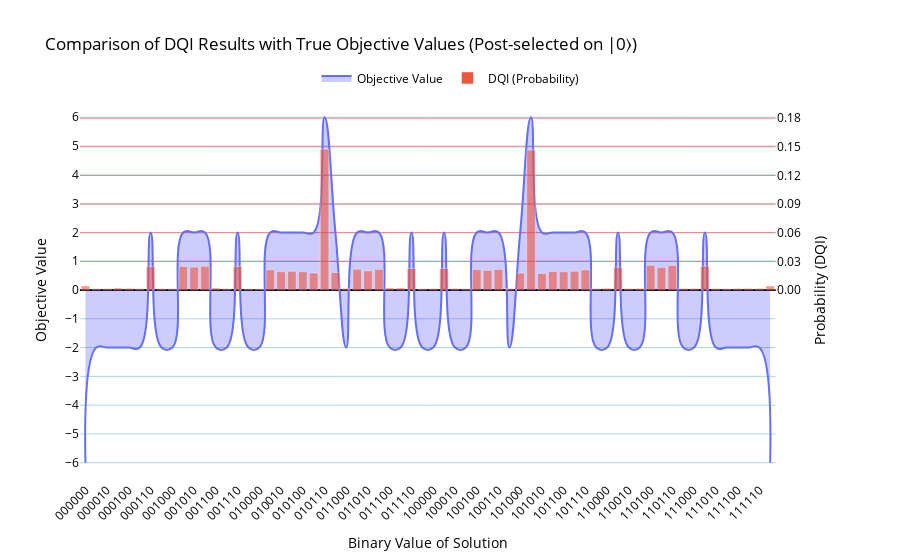

This figure's notebook cell:
### Code cell
counts_filtered = post_selection_counts(counts)
plot_results_union_plotly(
    brute_force_results,
    counts_filtered,
    plot_name="Comparison of DQI Results with True Objective Values (Post-selected on |0⟩)",
    spline_smoothing=1.3
)

### Figure 1 — Plotly figure (JSON) as saved in the notebook; plotly's stock layout.template omitted (floating-point values rounded to 4 significant figures)
{"data": [{"fill": "tozeroy", "fillcolor": "rgba(0,0,255,0.2)", "line": {"shape": "spline", "smoothing": 1.3}, "mode": "lines", "name": "Objective Value", "type": "scatter", "x": ["000000", "000001", "000010", "000011", "000100", "000101", "000110", "000111", "001000", "001001", "001010", "001011", "001100", "001101", "001110", "001111", "010000", "010001", "010010", "010011", "010100", "010101", "010110", "010111", "011000", "011001", "011010", "011011", "011100", "011101", "011110", "011111", "100000", "100001", "100010", "100011", "100100", "100101", "100110", "100111", "101000", "101001", "101010", "101011", "101100", "101101", "101110", "101111", "110000", "110001", "110010", "110011", "110100", "110101", "110110", "110111", "111000", "111001", "111010", "111011", "111100", "111101", "111110", "111111"], "xaxis": "x", "y": [-6, -2, -2, -2, -2, -2, 2, -2, -2, 2, 2, 2, -2, -2, 2, -2, -2, 2, 2, 2, 2, 2, 6, 2, -2, 2, 2, 2, -2, -2, 2, -2, -2, 2, -2, -2, 2, 2, 2, -2, 2, 6, 2, 2, 2, 2, 2, -2, -2, 2, -2, -2, 2, 2, 2, -2, -2, 2, -2, -2, -2, -2, -2, -6], "yaxis": "y"}, {"marker": {"opacity": 0.6}, "name": "DQI (Probability)", "type": "bar", "x": ["000000", "000001", "000010", "000011", "000100", "000101", "000110", "000111", "001000", "001001", "001010", "001011", "001100", "001101", "001110", "001111", "010000", "010001", "010010", "010011", "010100", "010101", "010110", "010111", "011000", "011001", "011010", "011011", "011100", "011101", "011110", "011111", "100000", "100001", "100010", "100011", "100100", "100101", "100110", "100111", "101000", "101001", "101010", "101011", "101100", "101101", "101110", "101111", "110000", "110001", "110010", "110011", "110100", "110101", "110110", "110111", "111000", "111001", "111010", "111011", "111100", "111101", "111110", "111111"], "xaxis": "x", "y": [0.00435, 0.001393, 0.001507, 0.002104, 0.001848, 0.001479, 0.02451, 0.001507, 0.001308, 0.02471, 0.024, 0.02485, 0.002076, 0.001564, 0.02465, 0.001223, 0.001194, 0.02118, 0.01914, 0.01962, 0.01916, 0.01777, 0.1474, 0.01825, 0.001678, 0.02172, 0.02007, 0.02164, 0.002161, 0.002189, 0.02252, 0.001336, 0.001564, 0.02261, 0.001649, 0.00145, 0.02155, 0.02056, 0.02152, 0.001507, 0.01771, 0.1466, 0.01726, 0.01945, 0.01914, 0.01962, 0.02121, 0.001535, 0.001877, 0.0238, 0.001592, 0.001706, 0.02588, 0.02371, 0.02576, 0.001649, 0.001678, 0.02497, 0.001592, 0.001365, 0.001649, 0.001706, 0.001763, 0.004208], "yaxis": "y2"}], "layout": {"font": {"color": "black"}, "legend": {"orientation": "h", "x": 0.5, "xanchor": "center", "y": 1.02, "yanchor": "bottom"}, "title": {"text": "Comparison of DQI Results with True Objective Values (Post-selected on |0⟩)"}, "xaxis": {"anchor": "y", "domain": [0, 0.94], "tickangle": -45, "title": {"text": "Binary Value of Solution"}}, "yaxis": {"anchor": "x", "domain": [0, 1], "dtick": 1, "gridcolor": "lightblue", "range": [-6.6, 6.6], "showgrid": true, "tick0": 0, "title": {"text": "Objective Value"}}, "yaxis2": {"anchor": "x", "gridcolor": "lightcoral", "overlaying": "y", "range": [-0.199, 0.199], "showgrid": true, "side": "right", "tickmode": "array", "ticktext": ["0.00", "0.03", "0.06", "0.09", "0.12", "0.15", "0.18", "0.21", "0.24"], "tickvals": [0, 0.03, 0.06, 0.09, 0.12, 0.15, 0.18, 0.21, 0.24], "title": {"text": "Probability (DQI)"}, "zeroline": true, "zerolinecolor": "black", "zerolinewidth": 2}}}
